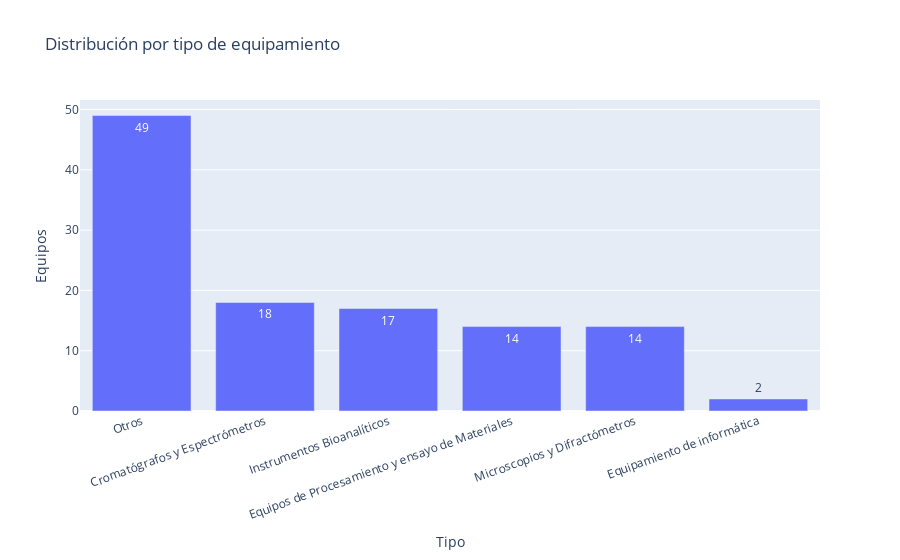

Notebook code for this chart:
### Code cell
tipo_df = pd.read_csv(PROJECT_ROOT / config.outputs.summary_by_type)
fig = px.bar(
    tipo_df,
    x='tipo_equipamiento',
    y='total_equipos',
    text_auto='.0f',
    title='Distribución por tipo de equipamiento',
    labels={'tipo_equipamiento': 'Tipo', 'total_equipos': 'Equipos'}
)
fig.update_layout(xaxis_tickangle=-20)
fig.show()
tipo_df.head()

### Figure 1 — Plotly figure (JSON) as saved in the notebook; plotly's stock layout.template omitted (floating-point values rounded to 4 significant figures)
{"data": [{"alignmentgroup": "True", "hovertemplate": "Tipo=%{x}<br>Equipos=%{y}<extra></extra>", "legendgroup": "", "marker": {"color": "#636efa", "pattern": {"shape": ""}}, "name": "", "offsetgroup": "", "orientation": "v", "showlegend": false, "textposition": "auto", "texttemplate": "%{y:.0f}", "type": "bar", "x": ["Otros", "Cromatógrafos y Espectrómetros", "Instrumentos Bioanalíticos", "Equipos de Procesamiento y ensayo de Materiales", "Microscopios y Difractómetros", "Equipamiento de informática"], "xaxis": "x", "y": [49, 18, 17, 14, 14, 2], "yaxis": "y"}], "layout": {"barmode": "relative", "legend": {"tracegroupgap": 0}, "title": {"text": "Distribución por tipo de equipamiento"}, "xaxis": {"anchor": "y", "domain": [0, 1], "tickangle": -20, "title": {"text": "Tipo"}}, "yaxis": {"anchor": "x", "domain": [0, 1], "title": {"text": "Equipos"}}}}
